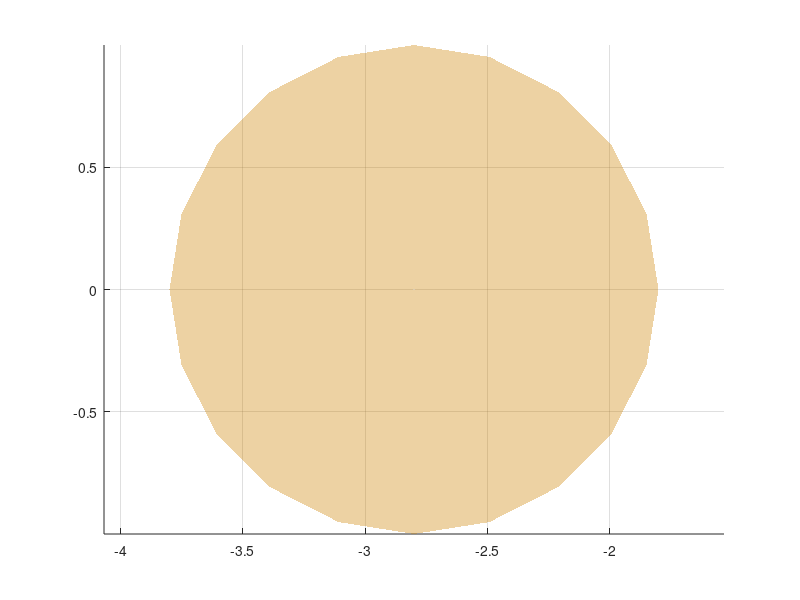

Here is the MATLAB script that generated this plot: (Note: this script raises an error after producing the figure.)
%% plot the desired path
figure; hold on; grid on; set(gcf,'color','w'); axis equal;
[x, y, z]=sphere;
h1=surf(x-2.8,y,z, 'FaceAlpha',0.2, 'EdgeColor', 'none', 'FaceColor', [0.8 0.5 0]);  % reactive area
radius = sqrt(0.28);
h2=surf(x*radius-2.8,y*radius,z*radius, 'FaceAlpha',0.2, 'EdgeColor', 'none', 'FaceColor', [0.8 0 0.5]);  % repulsive area
hold on;
h3=plot3(-2.8,0,0,'r.','MarkerSize',100);    % obstacle

syms x y
e11 = 0.035*log(((x + 3.0)^2 + y^2)^(1/2) + 1.0)*((x + 3.0)^2 + y^2) - 0.048*log(((x - 1.5)^2 + y^2)^(1/2) + 1.0)*((x - 1.5)^2 + y^2) - 0.048*log(((y - 1.3)^2 + (x + 0.75)^2)^(1/2) + 1.0)*((y - 1.3)^2 + (x + 0.75)^2) - 0.048*log(((y + 1.3)^2 + (x + 0.75)^2)^(1/2) + 1.0)*((y + 1.3)^2 + (x + 0.75)^2) + 0.035*log(((y - 2.6)^2 + (x - 1.5)^2)^(1/2) + 1.0)*((y - 2.6)^2 + (x - 1.5)^2) + 0.035*log(((y + 2.6)^2 + (x - 1.5)^2)^(1/2) + 1.0)*((y + 2.6)^2 + (x - 1.5)^2) - 1.0;
h4=fimplicit(e11, 'Color', 'red', 'LineWidth', 3, 'LineStyle', '--') % desired path

%% plot the traj
h5=plot3(p(:,1), p(:,2), p(:,3), 'm', 'LineWidth',2);
plot3(p(1,1), p(1,2), p(1,3), 'bo','MarkerSize', 8);

if(IS_UNICYCLE)
    index = [1, 82, 208, 400, 570, 680, 756, 868];
    L = 0.3;
    for i=1:length(index)
        id = index(i);
        theta = p(id,4);
        point=[p(id,1); p(id,2); p(id,3)];
        vel = [dpdt(id,1); dpdt(id,2); dpdt(id,3)];
        tript = cal_tri_pts(point, vel, L);
        line_pts = [tript(:,3), tript(:,1), tript(:,2), tript(:,3), tript(:,4), tript(:,1)];
        line(line_pts(1,:), line_pts(2,:), line_pts(3,:), 'LineWidth', 2);
    end
end


xlabel('X'); ylabel('Y'); zlabel('Z');
legend([h1, h2, h4, h5],'reactive surface','repulsive surface','desired path', 'trajectory');
view(39,23)
hold off;


%% function to plot triangles
function p = cal_tri_pts(p1, v, L)
% input:    p1 -- the midpoint of one edge of a triangle; COLUMN vector
%           v  -- a velocity vector; pointing from p1 to a vertex; COLUMN vector
%           L  -- edge length of the triangle
% output:   p = [p1, p2, p3, p4] contaning the verteces of the triangle
%           p2, p3 and p4 (COLUMN vectors); p1 is the same as the input;
%
%                          p3
%                          *                     
%                         /|\
%                        / | \
%                       /  |  \
%                      /___|___\ 
%                     p4   p1   p2
%
    p3=p1+0.866*L*v/norm(v);
    solx = v(2)*(1/(v(1)^2 + v(2)^2))^(1/2);
    soly = -v(1)*(1/(v(1)^2 + v(2)^2))^(1/2);
    vv=double([solx;soly;0]);
    p2=p1+0.5*L*vv;
    p4=p1-0.5*L*vv;
    p=[p1, p2, p3, p4];
end